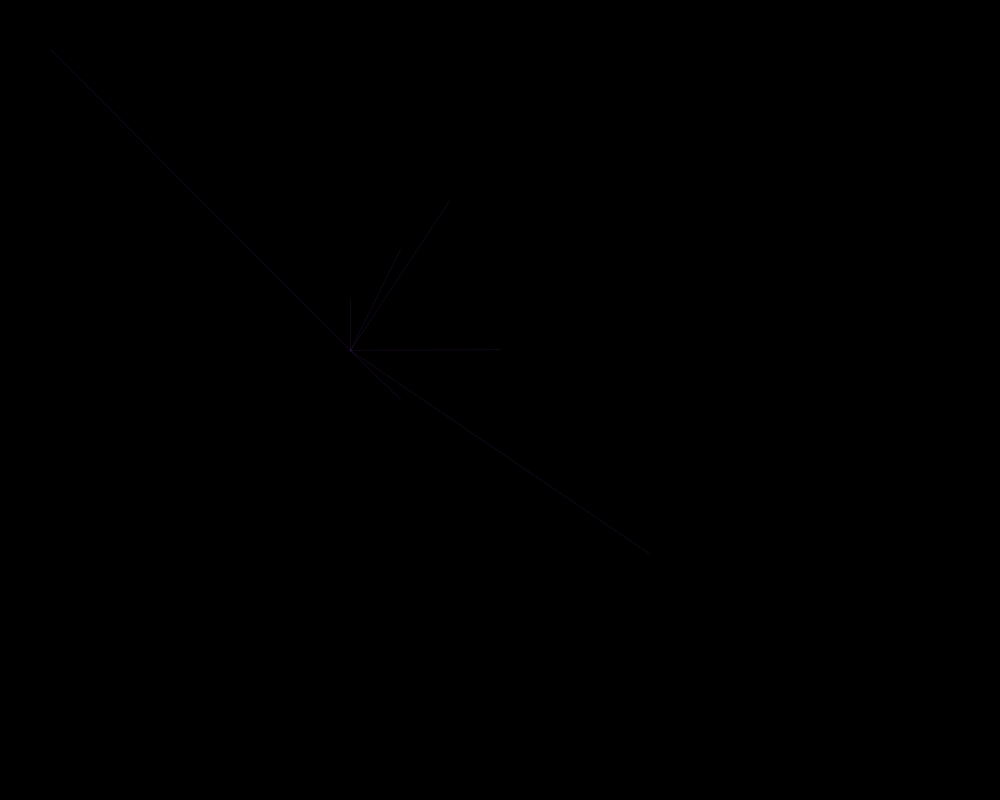
Frame 1 (no input)
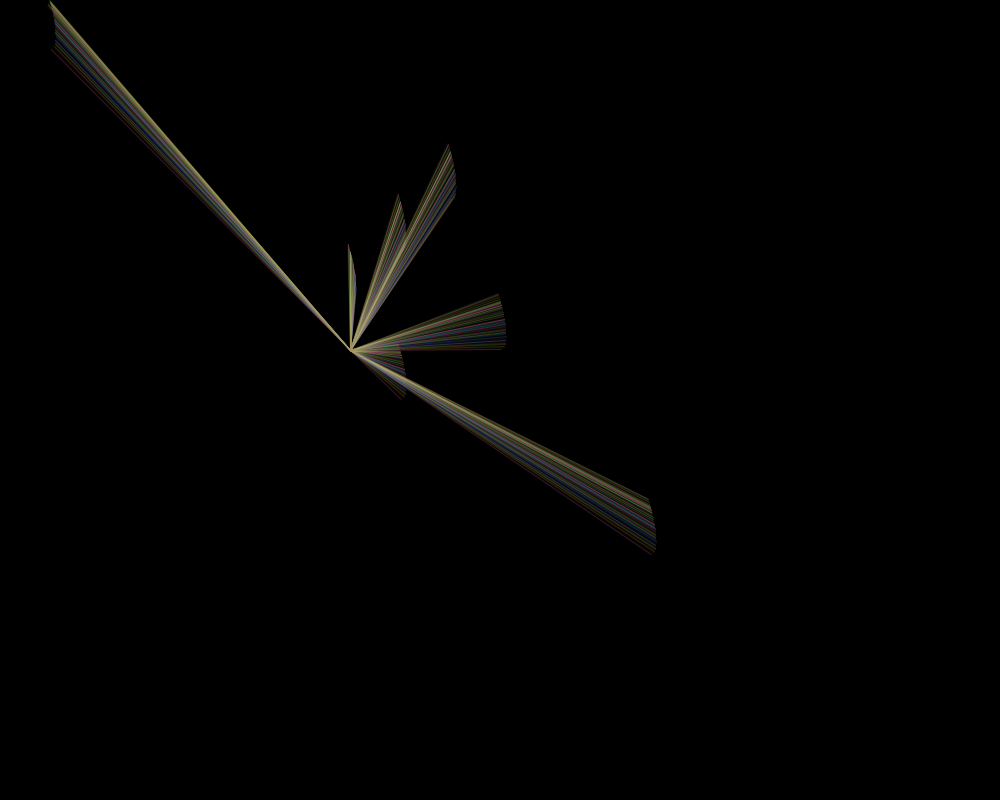
Frame 60 (the mouse pressed at the canvas centre just before this capture)
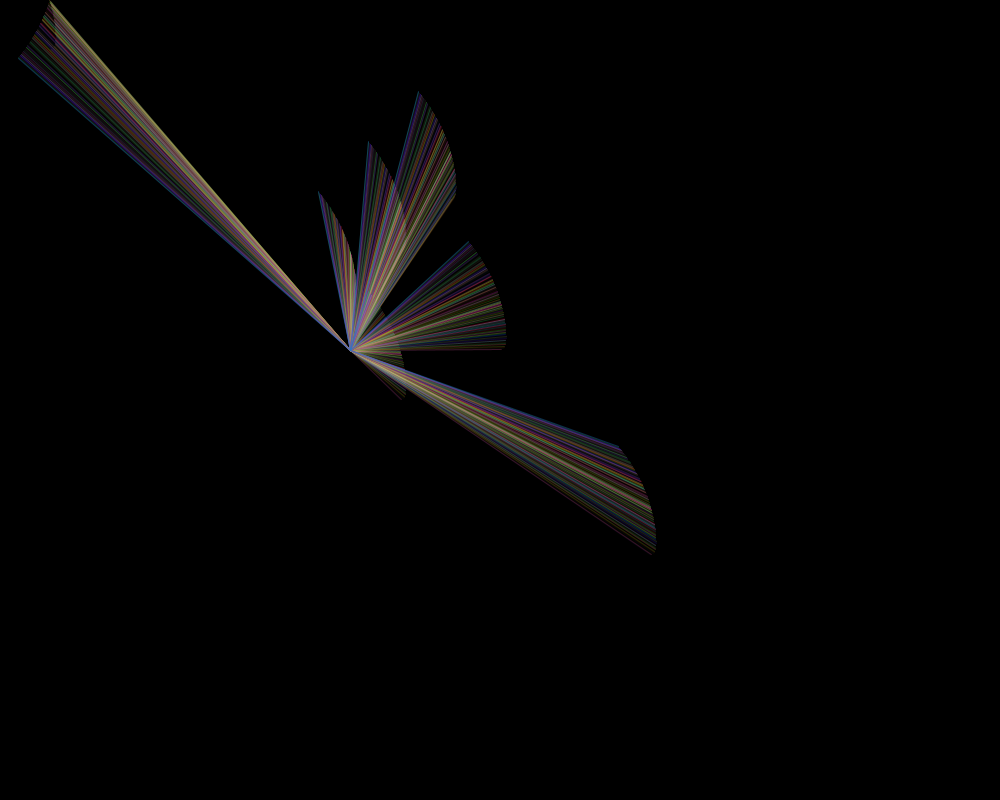
Frame 120 (the mouse held since frame 60 and released just before this capture)

The Processing sketch that drew these frames (run headless with seeded random() and noise(); from frame 60 on, the mouse is pressed at the canvas centre):

// Processing sketch: processing_16847
// ── processing_16847.pde

float xr = 350.;
float yr = 350.;
float r = 50.;
float xp = 500.; 
float yp = 350;
float xp1 = 450.; 
float yp1 = 200;
float xp2 = 400.; 
float yp2 = 250;
float xp3 = 350.; 
float yp3 = 300;
float xp4 = 50.; 
float yp4 = 50;
float xp5 = 650.; 
float yp5 = 555;
float xp6 = 400.; 
float yp6 = 400.;

float q = sq(xr)*PI;
float d ;


void setup() {
  size(1000,800);
  background(0);
  smooth();
}

void draw() {

  d = dist(xr,yr,xp,yp);
  


  if (d> 7.5*r) {
  xp -= 0.5; 
  yp = yp  ;
  
  
noFill();
  stroke(0);
  
  
  
 
  } else {
    
    float e = (q/sq(d));
    
   
    xp = xp-sin(e);
    yp = yp+cos(e);
    xp1 = xp1-sin(e);
    yp1 = yp1+cos(e);
    xp2 = xp2-sin(e);
    yp2 = yp2+cos(e);
    xp3 = xp3-sin(e);
    yp3 = yp3+cos(e);
    xp4 = xp4-sin(e);
    yp4 = yp4+cos(e);
    xp5 = xp5-sin(e);
    yp5 = yp5+cos(e);
    xp6 = xp6-sin(e);
    yp6 = yp6+cos(e);

 
    
   
    stroke(random(0,255),random(0,255),random(0,255),random(0,100));
    
    noFill();
   
    line(abs(xp),abs(yp),xr,yr);
    line(abs(xp1),abs(yp1),yr,xr);
    line(abs(xp2),abs(yp2),xr,yr);
    line(abs(xp3),abs(yp3),yr,xr);
    line(abs(xp4),abs(yp4),xr,yr);
    line(abs(xp5),abs(yp5),yr,xr);
    line(abs(xp6),abs(yp6),xr,yr);
   
  
  
   
    

  }
    
    

   
    
  
}
